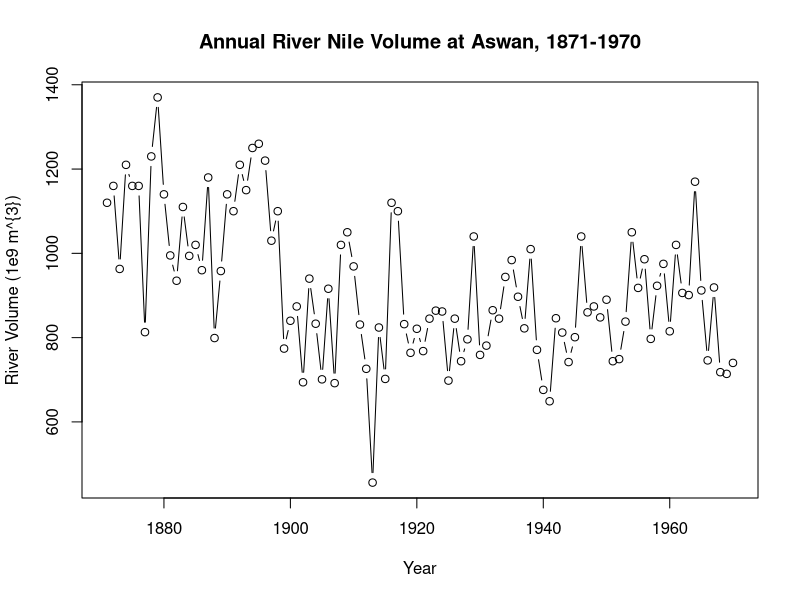
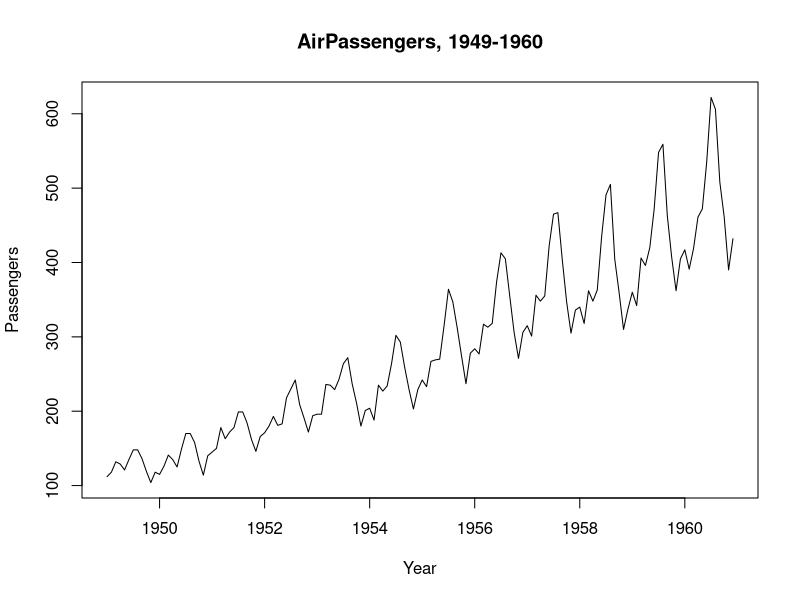
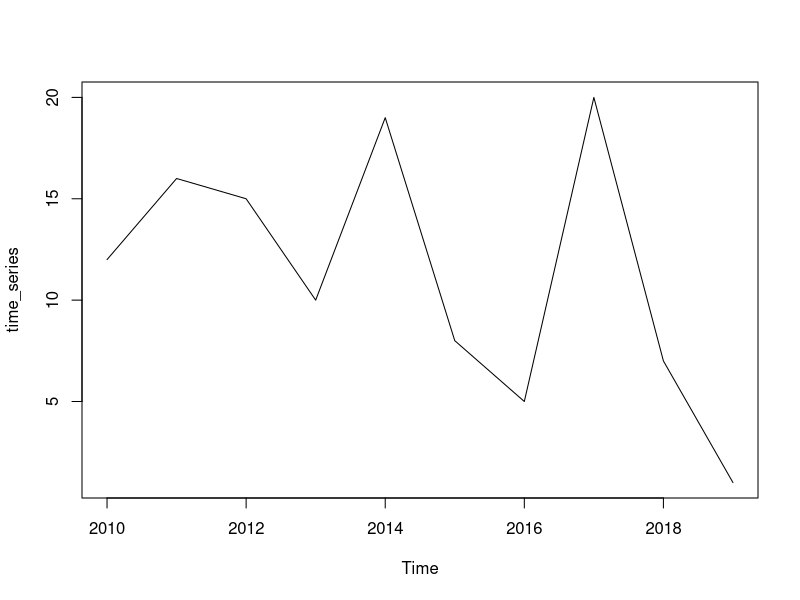
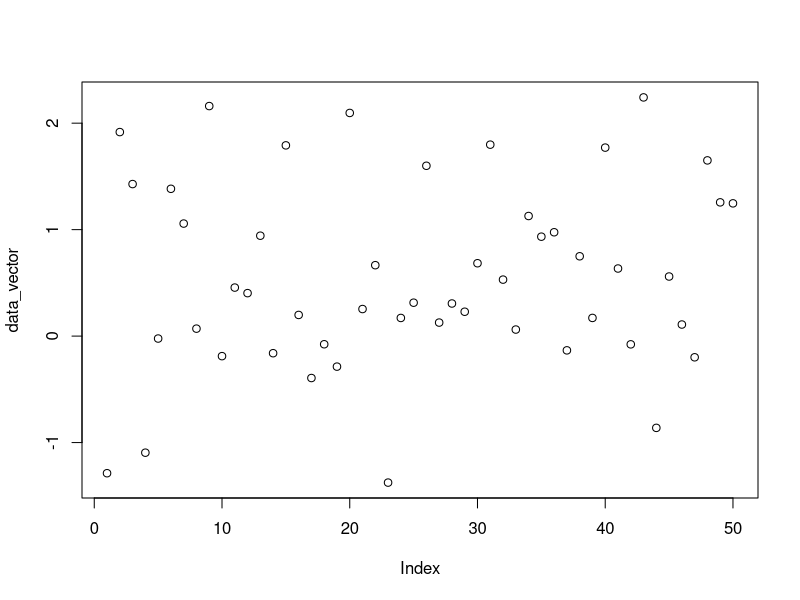
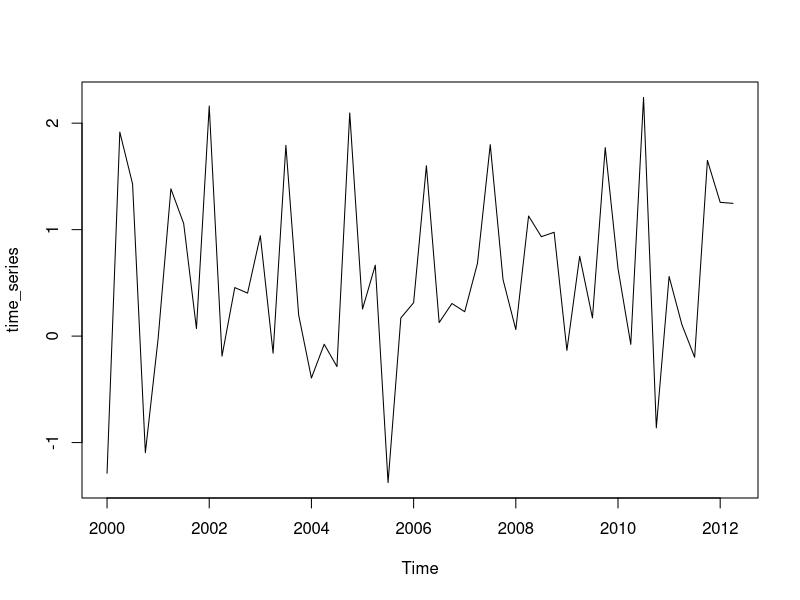
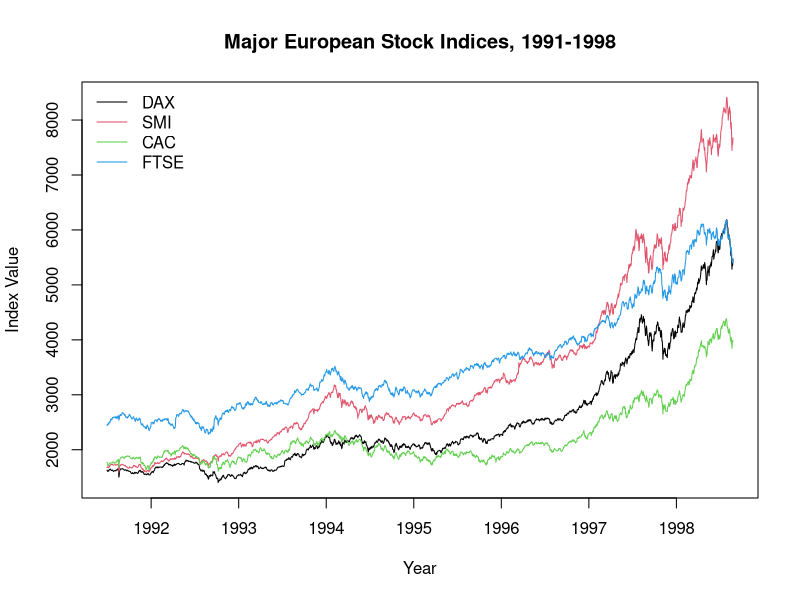
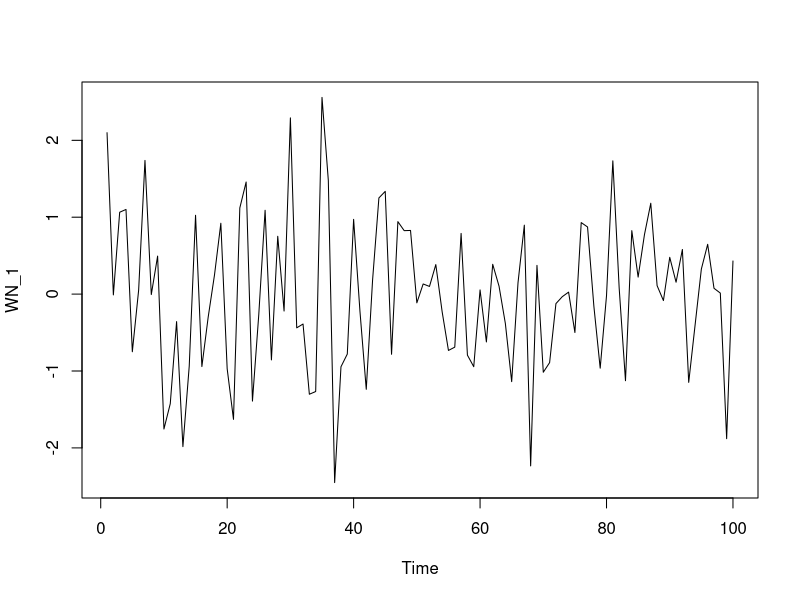
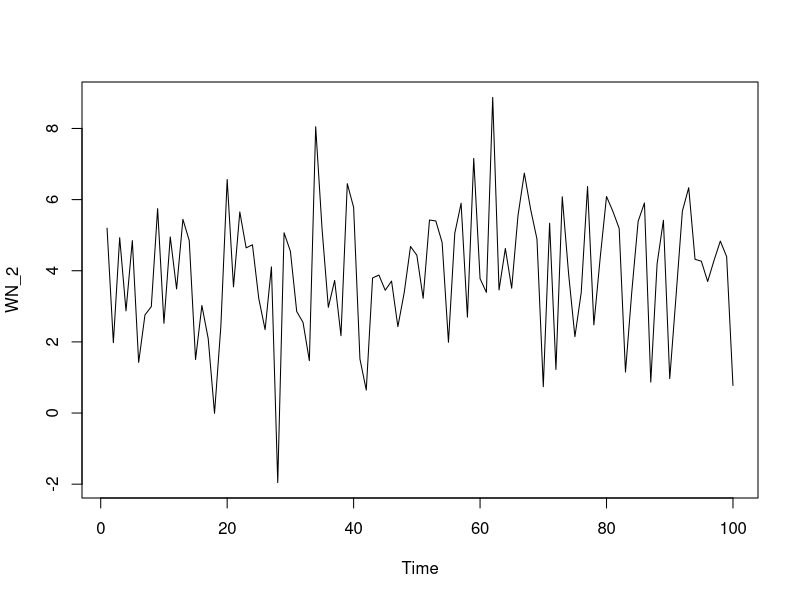

Write the R code that produced these figures, in order. (Note: this script raises an error after producing the figures.)
## ---- chunk 1
rm(list=ls())
graphics.off()
library(xts)
dat <- read.csv("CPIAUCSL.csv")
data(economics, package="ggplot2")

## ---- chunk 2
# Change CPI to xts
cpi <- xts(x = dat$CPIAUCSL, order.by = as.Date(dat$DATE))
econ <- xts(x = economics[,-1], order.by = as.Date(economics[,1]))
## ---- chunk 3
periodicity(Nile)
length(Nile)
plot(Nile, main="Annual River Nile Volume at Aswan, 1871-1970" ,xlab = "Year", ylab = "River Volume (1e9 m^{3})", type="b")
## ---- chunk 4
# Use AirPassengers data for this 
data(AirPassengers)
air <- AirPassengers
plot(air, main="AirPassengers, 1949-1960", xlab="Year", ylab="Passengers")

# Check start and end
start(air)
end(air)

## time(), deltat(), frequency(), cycle()

# vector of time indices
tail(time(air))

# returns fixed time interval
deltat(air)

# returns number of observations per unit time
frequency(air)

# Return position in each cycle
cycle(air)
## ---- chunk 5
data_vector <- sample(x = 1:20,size = 10, replace = FALSE)
data_vector
time_series <- ts(data_vector, start = 2010, frequency = 1)
plot(time_series)

# check if ts
is.ts(time_series)
## ---- chunk 6
# Create a more sophisticatd example
#data_vector <- 

data_vector <- seq(from = 0, 1, length.out = 50) + rnorm(n = 50, mean = 0, sd = 1)
plot(data_vector)

# Convert to quarterly ts and plot again
time_series <- ts(data_vector, start = 2000, frequency = 4)
plot(time_series)

# more complex time series plot with ts.plot()
data(EuStockMarkets)
eu_stocks <- EuStockMarkets
ts.plot(eu_stocks, col = 1:4, xlab = "Year", ylab = "Index Value", main = "Major European Stock Indices, 1991-1998")
legend("topleft", colnames(eu_stocks), lty = 1, col = 1:4, bty = "n")
## ---- chunk 7
# Simulate n=50 observations from the WN model using arima.sim
WN_1 <- arima.sim(model = list(order=c(0,0,0)), n=100)
ts.plot(WN_1)

# WN with mean and different sd
WN_2 <- arima.sim(model=list(order=c(0,0,0)),
                  n=100,
                  mean=4,
                  sd=2)
ts.plot(WN_2)

# Switching sides: fitting WN model with arima()
arima(WN_2, order=c(0,0,0))

# Compare to standard functions.
mean(WN_2)
var(WN_2)
## ---- chunk 8
rw <- arima.sim(model=list(order=c(0,1,0)), n=100)
ts.plot(rw)
ts.plot(diff(rw))
## ---- chunk 9
rw_drift <- arima.sim(model = list(order=c(0,1,0)),
                      n = 100,
                      mean=1,
                      sd=2)

ts.plot(rw_drift)
ts.plot(diff(rw_drift))

# Estimate the mean of the differenced series (white noise) using arima()
model_wn <- arima(diff(rw_drift), order=c(0,0,0))
wn_coef <- model_wn$coef

# add this to initial plot
ts.plot(rw_drift)
abline(0, wn_coef, col="red", lty=2)
## ---- chunk 10
# Use arima.sim() to generate WN data
white_noise <- arima.sim(model=list(order=c(0,0,0)), n=100)

# Use cumsum() to convert your WN data to RW
random_walk <- cumsum(white_noise)
  
# Use arima.sim() to generate WN drift data
wn_drift <- arima.sim(model=list(order=c(0,0,0)), n=100, mean=0.4)
  
# Use cumsum() to convert your WN drift data to RW
rw_drift <- cumsum(wn_drift)

# Plot all four data objects
plot.ts(cbind(white_noise, random_walk, wn_drift, rw_drift))

## ---- chunk 11
# Plot eu_stocks
plot(eu_stocks)

# Convert prices to returns
returns <- eu_stocks[-1,] / eu_stocks[-dim(eu_stocks)[1],] - 1

# Convert returns to ts
returns <- ts(returns, start = c(1991, 130), frequency = 260)

# Plot returns
head(returns)

# Convert prices to log returns
logreturns <- diff(log(eu_stocks))

# Plot logreturns
plot(logreturns)

# 
eu_percentreturns <- returns*100
colMeans(eu_percentreturns)

# apply sample variance sd to cols (MARGIN=2)
apply(eu_percentreturns, MARGIN = 2, FUN = var)

# Calculate sd
apply(eu_percentreturns, MARGIN=2, sd)

# pairwise scatterplots
pairs(eu_stocks)
pairs(logreturns)
## ---- chunk 12
# histogram for all four indices
par(mfrow = c(2,2))
apply(eu_percentreturns, MARGIN = 2, FUN = hist, main = "", xlab = "Percentage Return")
## ---- chunk 13
# Pick 2/4 stocks for measuring their association
stock_a <- tail(eu_stocks[,1], 100)
stock_b <- tail(eu_stocks[,2], 100)

# plot both series: 
# (to do) Standardize normalize to make them comparable 
ts.plot(cbind(stock_a, stock_b))

# Covariance: hard to interpret
cov(stock_a, stock_b)

# Correlation: Standardized to [-1,+1]
cor(stock_a, stock_b)
cov(stock_a, stock_b) / (sd(stock_a) * sd(stock_b))

## Same for logreturns
logreturn_a <- diff(log(stock_a))
logreturn_b <- diff(log(stock_b))
ts.plot(cbind(logreturn_a, logreturn_b), col=c("black", "blue"))

# Cov and cor
cov(logreturn_a, logreturn_b)
cor(logreturn_a, logreturn_b)

# We can also calculate a complete correlation matrix
cor(eu_stocks)

## ---- chunk 14
# Cut stock to calculate first order autocorrelation
stock_a_cut1 <- stock_a[-1]
stock_a_cut2 <- stock_a[-100]
# Check if lenght is correct
apply(cbind(stock_a_cut1, stock_a_cut2), MARGIN = 2, FUN = length)

cor(stock_a_cut1, stock_a_cut2)

# Now using the acf function
acf(stock_a, lag.max = 1, plot = FALSE)
## ---- chunk 15
n <- length(stock_a)
cor(stock_a_cut1, stock_a_cut2) * ((n-1)/n)
## ---- chunk 16
# Compare  different types of autocorrelation
par(mfrow=c(2,2))
acf(stock_a)
acf(random_walk)
acf(white_noise)
acf(diff(air))
## ---- chunk 17
# Simulate an AR model with 0.1 slope
w <- arima.sim(model=list(ar=0.1), n=100)

# Simulate an AR model with 0.5 slope
x <- arima.sim(model = list(ar = 0.5), n = 100)

# Simulate an AR model with 0.95 slope
y <- arima.sim(model=list(ar=0.95), n=100)

# Simulate an AR model with -0.75 slope
z <- arima.sim(model=list(ar=-0.75), n=100)

# Plot simulated data
par(mfrow=c(2,2))
ts.plot(w)
ts.plot(x)
ts.plot(y)
ts.plot(z)


# Check acf for all series
par(mfrow=c(2,2))
acf(w)
acf(x)
acf(y)
acf(z)

# Simulate AR model with different slopes
w <- arima.sim(model=list(ar=0.25), n=200)
x <- arima.sim(model = list(ar=0.9), n = 200)
y <- arima.sim(model=list(ar=0.985), n=200)

# Simulate RW model
z <- arima.sim(model=list(order=c(0,1,0)), n=200)


# Plot the simulated series
par(mfrow=c(2,2))
ts.plot(w)
abline(h = mean(w), lty=3, col="blue")
ts.plot(x)
abline(h = mean(x), lty=3, col="blue")
ts.plot(y)
abline(h = mean(y), lty=3, col="blue")
ts.plot(z)
abline(h = mean(z), lty=3, col="blue")

# Plot the acf of the series
par(mfrow=c(2,2))
acf(w)
acf(x)
acf(y)
acf(z)
## ---- chunk 18
# Load data: Data is annualized and reported in percent
data(Mishkin, package="Ecdat")
inflation <- as.ts(Mishkin[,1])

# Basic information
periodicity(inflation)
summary(inflation)

# Plot and acf on data
ts.plot(inflation)
abline(h = mean(inflation), col="blue", lty=3)
acf(inflation)
## ---- chunk 19
inflation_ar <- arima(inflation, order=c(1, 0, 0))
print(inflation_ar)
## ---- chunk 20
# Plot observed and fitted values
ts.plot(inflation)
inflation_ar_fitted <- inflation - inflation_ar$residuals
points(inflation_ar_fitted, type="l", col="red", lty=2)

## ---- chunk 21
# 1-step ahead
predict(inflation_ar)

# 12 steps ahead
inflation_fc12 <- predict(inflation_ar, n.ahead = 12)

ts.plot(window(inflation, 1975))
points(inflation_fc12$pred, type="l", col="red", lty=2)
## ---- chunk 22
# Fit an AR model to Nile
AR_fit <- arima(Nile, order  = c(1,0,0))
print(AR_fit)

# Use predict() to make a 1-step forecast
predict_AR <- predict(AR_fit)

# Obtain the 1-step forecast using $pred[1]
predict_AR$pred[1]

# Use predict to make 1-step through 10-step forecasts
predict(AR_fit, n.ahead = 10)

# Run to plot the Nile series plus the forecast and 95% prediction intervals
ts.plot(Nile, xlim = c(1871, 1980))
AR_forecast <- predict(AR_fit, n.ahead = 10)$pred
AR_forecast_se <- predict(AR_fit, n.ahead = 10)$se
points(AR_forecast, type = "l", col = 2)
points(AR_forecast - 2*AR_forecast_se, type = "l", col = 2, lty = 2)
points(AR_forecast + 2*AR_forecast_se, type = "l", col = 2, lty = 2)


## ---- chunk 23
data(gtemp, package="astsa")
ts.plot(gtemp)
## ---- chunk 24
# Simulate MA(1) model with differen slopes
w <- arima.sim(model = list(ma = 0.5), n=100)
x <- arima.sim(model = list(ma = 0.9), n=100)
y <- arima.sim(model = list(ma = -0.5), n=100)
z <- arima.sim(model = list(ma = 0), n=100)

par(mfrow=c(2,2))
ts.plot(w)
abline(h=mean(w), lty=3, col="blue")

ts.plot(x)
abline(h=mean(x), lty=3, col="blue")

ts.plot(y)
abline(h=mean(y), lty=3, col="blue")

ts.plot(z)
abline(h=mean(z), lty=3, col="blue")


# Calculate ACF
par(mfrow=c(2,2))
acf(w)
acf(x)
acf(y)
acf(z)

# Calculate PACF
par(mfrow=c(2,2))
pacf(w)
pacf(x)
pacf(y)
pacf(z)


## ---- chunk 25
data(Mishkin, package = "Ecdat")
inflation <- as.ts(Mishkin[,1])
inflation_diff <- diff(inflation)
ts.plot(inflation)

ts.plot(inflation_diff)
abline(h = mean(inflation_diff), col="blue", lty=2)
acf(inflation_diff)

## ---- chunk 26
# Estimate MA model using arima()
inflation_diff_ma <- arima(inflation_diff, order=c(0, 0, 1))
print(inflation_diff_ma)
## ---- chunk 27
# Get fitted values: Difference y_t and residuals
# using residuals() function or $residuals
inflation_diff_ma_fitted <- inflation_diff - inflation_diff_ma$residuals

# All data, fitted values
ts.plot(inflation_diff)
points(inflation_diff_ma_fitted, type="l", col="red", lty=2)

# Last 100 observations, fitted values
ts.plot(as.ts(tail(inflation_diff,100)))
points(tail(inflation_diff_ma_fitted,100), type="l", col="red", lty=2)
## ---- chunk 28
# using predict() function
inflation_diff_ma_fc12 <-predict(inflation_diff_ma, 12)

fc12_se <- inflation_diff_ma_fc12$se

# plot the data, forecast and 95% intervals
ts.plot(window(inflation_diff, 1975))
points(inflation_diff_ma_fc12$pred, type="l", col="red", lty=1)
points(inflation_diff_ma_fc12$pred + 2*fc12_se, type="l", col="red", lty=2)
points(inflation_diff_ma_fc12$pred - 2*fc12_se, type="l", col="red", lty=2)



## ---- chunk 29
# 
w <- arima.sim(model = list(ma = 0.75), n= 100)
x <- arima.sim(model = list(ma = -0.75), n= 100)
y <- arima.sim(model = list(ar = 0.48), n = 100)
z <- arima.sim(model = list(ar = -0.48), n = 100)

par(mfrow=c(2,2))
acf(w)
acf(x)
acf(y)
acf(z)
## ---- chunk 30
# Fitting an AR and MA model for last 100 observations of inflation
inflation24_diff <- as.ts(tail(diff(inflation), 24))

inflation24_diff_ar <- arima(inflation24_diff, order=c(1,0,0))
inflation24_diff_ar_fitted <- inflation24_diff - inflation24_diff_ar$residuals

inflation24_diff_ma <- arima(inflation24_diff, order=c(0,0,1))
inflation24_diff_ma_fitted <- inflation24_diff - inflation24_diff_ma$residuals

ts.plot(cbind(inflation24_diff, inflation24_diff_ar_fitted, inflation24_diff_ma_fitted), lty=c(2,1,1), col=c(1,"red","blue"))

# Estimate full model and compare using AIC, BIC
inflation_diff_ar <- arima(inflation_diff, order=c(1,0,0))
AIC(inflation_diff_ar)
BIC(inflation_diff_ar)

inflation_diff_ma <- arima(inflation_diff, order=c(0,0,1))
AIC(inflation_diff_ma)
BIC(inflation_diff_ma)

